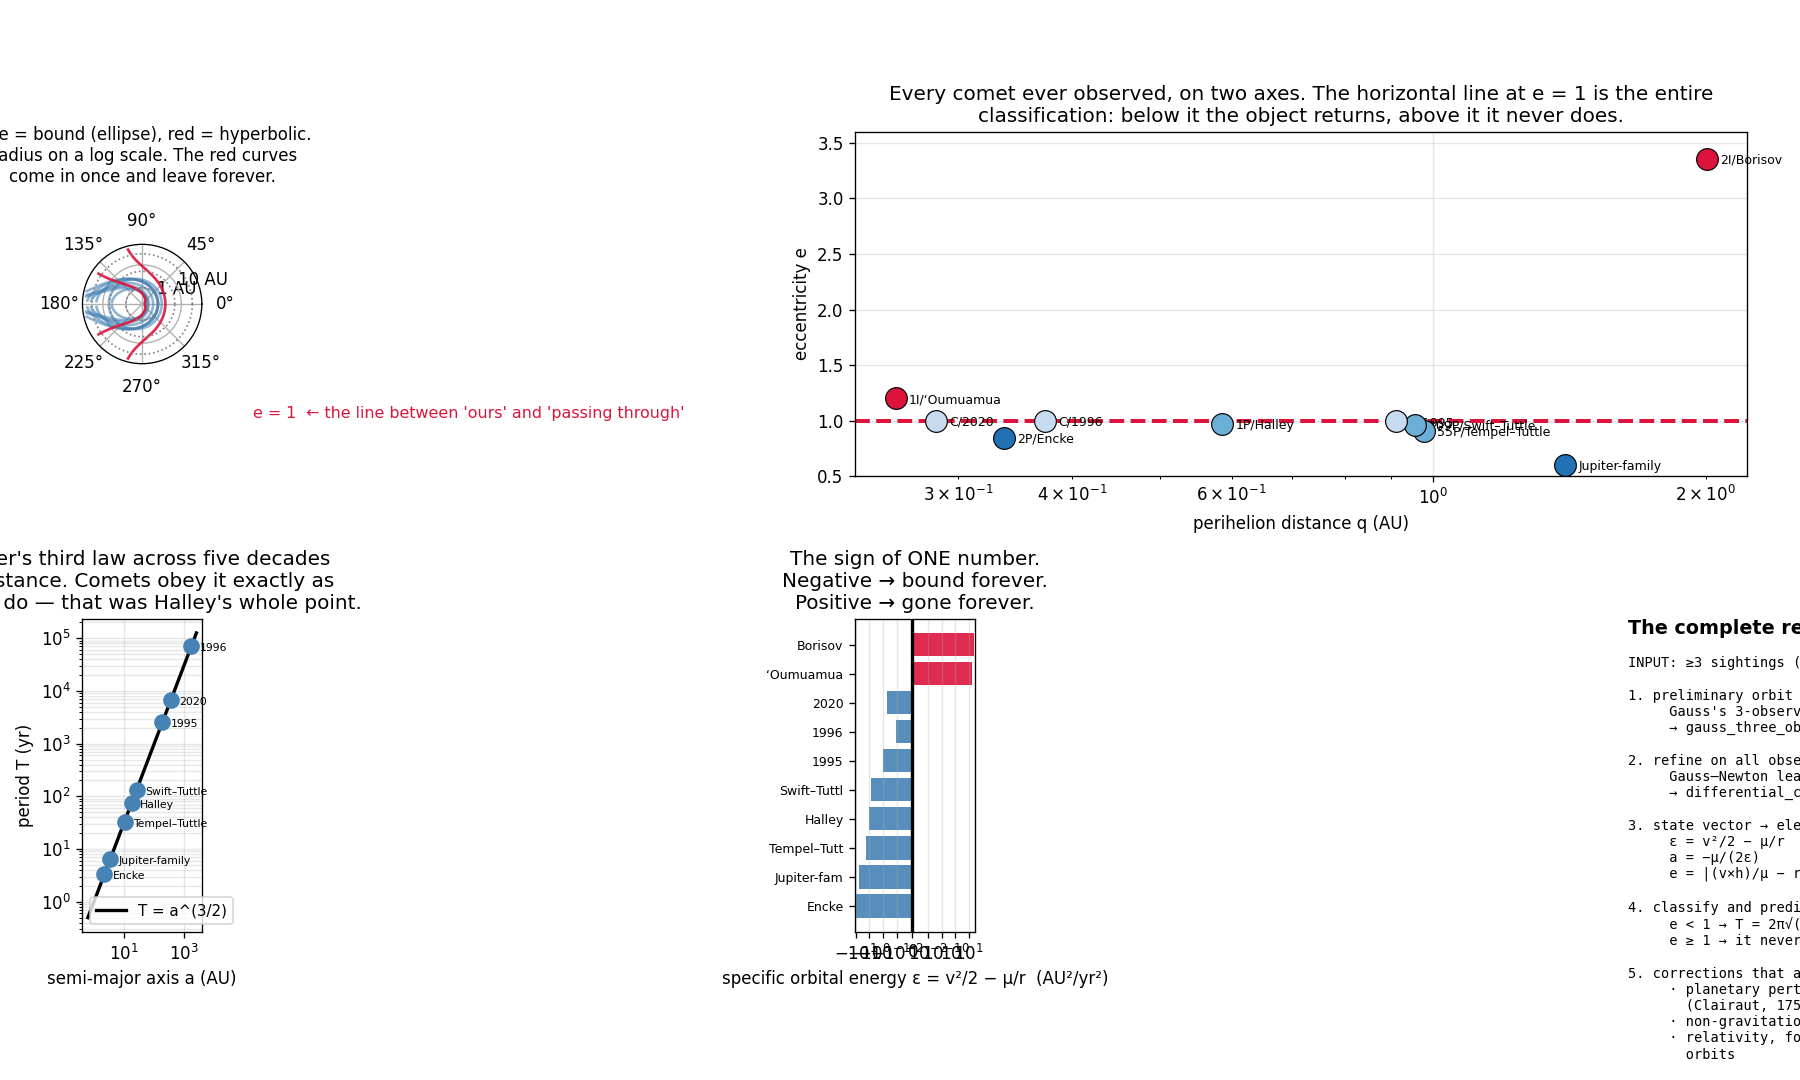

Reproduce this figure in Python.
"""The general recipe: given a state vector, classify any comet and predict its return.

gauss_three_observations.py turns sightings into a state vector (r, v).
differential_correction.py polishes it. This script is what you do next, and it is
the same three lines for every object in the solar system, from a grain of dust to
an interstellar visitor:

    ε = v²/2 − μ/r                 specific orbital energy
    a = −μ/(2ε)                    semi-major axis  (negative ⇒ unbound)
    e = |(v×h)/μ − r̂|              eccentricity vector magnitude

and then the single question that decides everything:

    e < 1   ellipse    → it comes back, with period T = 2π√(a³/μ)
    e = 1   parabola   → marginally unbound, the boundary case
    e > 1   hyperbola  → it never comes back; it was never bound to the Sun

The sign of one number separates "a member of the solar system" from "a visitor
passing through". In 2017 that number came out greater than 1 for the first time —
1I/ʻOumuamua, e = 1.20 — and a category of object that had been hypothetical since
the 1970s became real. 2I/Borisov followed in 2019 at e = 3.36, unmistakably
interstellar.

    phenomenon:   comets return on wildly different schedules, or never
    simulation:   real orbital elements for a dozen well-known comets
    dissection:   compute ε, a, e, T from a state vector, with autograd for dT/da
    formula:      T = 2π√(a³/μ) for e < 1, and nothing at all for e ≥ 1.
"""
from pathlib import Path

import matplotlib.pyplot as plt
import numpy as np
import torch

MU = 4 * np.pi**2                  # AU³/yr², heliocentric


def elements_from_state(r_vec, v_vec, mu=MU):
    """The whole recipe. Works for bound and unbound orbits alike."""
    r = torch.linalg.norm(r_vec)
    v = torch.linalg.norm(v_vec)
    energy = v**2 / 2 - mu / r                              # specific orbital energy
    a = -mu / (2 * energy)                                  # negative if unbound
    h = torch.linalg.cross(r_vec, v_vec)
    e_vec = torch.linalg.cross(v_vec, h) / mu - r_vec / r
    e = torch.linalg.norm(e_vec)
    return energy, a, e


def period_of(a, e, mu=MU):
    """T = 2π√(a³/μ), and nothing at all if the orbit is not closed."""
    if float(e) >= 1.0 or float(a) <= 0:
        return float("inf")
    return float(2 * np.pi * torch.sqrt(a**3 / mu))


# --- check the machinery against a known case before trusting it ---
# Halley at perihelion: q = 0.586 AU, and the vis-viva speed there.
A_H, E_H = 17.834, 0.96714
q_h = A_H * (1 - E_H)
v_peri = np.sqrt(MU * (1 + E_H) / q_h)
r_test = torch.tensor([q_h, 0.0, 0.0], dtype=torch.float64)
v_test = torch.tensor([0.0, v_peri, 0.0], dtype=torch.float64)
eps, a_rec, e_rec = elements_from_state(r_test, v_test)
print("Sanity check — feed Halley's perihelion state into the recipe:")
print(f"  input:  r = {q_h:.4f} AU, v = {v_peri:.4f} AU/yr")
print(f"  ε = v²/2 − μ/r = {float(eps):+.6f} AU²/yr²   (negative ⇒ bound)")
print(f"  a = −μ/(2ε)    = {float(a_rec):.4f} AU   (truth {A_H})")
print(f"  e              = {float(e_rec):.5f}       (truth {E_H})")
print(f"  T = 2π√(a³/μ)  = {period_of(a_rec, e_rec):.3f} yr\n")

# --- the zoo: real objects, real elements ---
# (name, a in AU (negative for hyperbolic), e, observed period in yr or None, note)
COMETS = [
    ("2P/Encke",            2.2183, 0.84833,   3.30, "shortest known period"),
    ("Jupiter-family typ.", 3.5000, 0.60000,   6.55, "captured by Jupiter"),
    ("55P/Tempel–Tuttle",  10.3370, 0.90551,  33.24, "parent of the Leonid meteors"),
    ("1P/Halley",          17.8340, 0.96714,  75.32, "the one that started it"),
    ("109P/Swift–Tuttle",  26.0920, 0.96335, 133.28, "parent of the Perseids"),
    ("C/1995 O1 Hale–Bopp", 186.00, 0.99510,  2533., "naked-eye for 18 months"),
    ("C/1996 B2 Hyakutake", 1700.0, 0.99978,  70000., "long-period, from the Oort cloud"),
    ("C/2020 F3 NEOWISE",   358.50, 0.99921,  6800., "the 2020 naked-eye comet"),
    ("1I/ʻOumuamua",       -1.2723, 1.20113,   None, "INTERSTELLAR — first ever, 2017"),
    ("2I/Borisov",         -0.8510, 3.35640,   None, "INTERSTELLAR — 2019, clearly a comet"),
]

print("The zoo. One formula, applied to everything:")
print("  object                    a (AU)      e       q (AU)    T computed    class")
rows = []
for name, a, e, T_obs, note in COMETS:
    at = torch.tensor(a, dtype=torch.float64)
    et = torch.tensor(e, dtype=torch.float64)
    q = a * (1 - e)                        # works for hyperbolic too: a<0, 1-e<0
    T = period_of(at, et)
    if e < 1:
        cls = ("Jupiter-family" if T < 20 else
               "Halley-type" if T < 200 else "long-period")
    else:
        cls = "HYPERBOLIC"
    Tstr = f"{T:10.2f} yr" if np.isfinite(T) else "     never"
    rows.append((name, a, e, q, T, cls, T_obs, note))
    print(f"  {name:24s} {a:8.2f}  {e:.5f}   {q:6.3f}  {Tstr}   {cls}")

print("\n  Verification against the observed periods:")
print("  object                    T computed     T observed     error")
for name, a, e, q, T, cls, T_obs, note in rows:
    if T_obs is None:
        print(f"  {name:24s}      never       never returns   —")
    else:
        print(f"  {name:24s} {T:11.2f}   {T_obs:11.2f}    {100*(T-T_obs)/T_obs:+7.2f}%")
print()
print("  Kepler's third law, unchanged since 1618, still predicting return dates for")
print("  objects Kepler could not have imagined — including two that are not from here.\n")

# --- the boundary: how close to e = 1 do you have to measure? ---
print("HOW HARD IS THE INTERSTELLAR CALL? The whole claim rests on e > 1.")
print("  Many long-period comets have e = 0.9999-something. Deciding whether a comet")
print("  is bound requires distinguishing e = 0.99999 from e = 1.00001.\n")
print("   object            e            a (AU)        aphelion (AU)   bound?")
for name, e_val in [("typical Oort comet", 0.99995), ("Hyakutake", 0.99978),
                    ("borderline", 0.999999), ("1I/ʻOumuamua", 1.20113),
                    ("2I/Borisov", 3.35640)]:
    if e_val < 1:
        # for a near-parabolic comet with q ~ 1 AU
        a_v = 1.0 / (1 - e_val)
        print(f"   {name:18s} {e_val:.6f}   {a_v:12.1f}   {a_v*(1+e_val):13.1f}   yes")
    else:
        print(f"   {name:18s} {e_val:.6f}   {'unbound':>12s}   {'—':>13s}   NO")
print()
print("  A comet with e = 0.99999 and q = 1 AU has an aphelion 200 000 AU out and a")
print("  period of 45 million years. It is still, technically, ours. ʻOumuamua's")
print("  e = 1.20 was measured to about ±0.002 — far enough above 1 to be certain,")
print("  and that certainty is what made it a discovery rather than a curiosity.\n")

# --- sensitivity of the return date, by autograd ---
print("HOW PRECISELY MUST a BE KNOWN? (autograd on T = 2π√(a³/μ))")
print("  object                a (AU)     dT/da (yr/AU)   δa for a 1-month error")
for name, a, e, T_obs, note in COMETS:
    if e >= 1:
        continue
    at = torch.tensor(a, dtype=torch.float64, requires_grad=True)
    T = 2 * np.pi * torch.sqrt(at**3 / MU)
    T.backward()
    dTda = float(at.grad)
    da_month = (1 / 12) / dTda
    print(f"  {name:24s} {a:7.2f}   {dTda:12.3f}   {da_month:12.2e} AU")
print()
print("  Encke's period is so short that its semi-major axis must be known to 10⁻⁵ AU")
print("  to place its return within a month; Hale-Bopp's tolerance is 10⁻³ AU but its")
print("  return is 2500 years away, so nobody will check. The precision you need is")
print("  set entirely by how far ahead you are trying to predict.")
print()
print("  And for very active comets there is a floor no amount of astrometry beats:")
print("  outgassing jets push the nucleus around. Encke's period drifts by hours per")
print("  orbit from this alone, and Halley's by a few days — a non-gravitational")
print("  acceleration that has to be fitted as extra free parameters. The comet is")
print("  not quite a point mass, and it knows it.")

# --- visualization ---
fig = plt.figure(figsize=(15, 9))
gs = fig.add_gridspec(2, 3, height_ratios=[1.1, 1])

# Panel 1: the orbits, log-radial
ax = fig.add_subplot(gs[0, 0], projection="polar")
nu = np.linspace(-np.pi * 0.98, np.pi * 0.98, 600)
for name, a, e, T_obs, note in COMETS:
    p = a * (1 - e**2)
    r = p / (1 + e * np.cos(nu))
    m = (r > 0) & (r < 60)
    ax.plot(nu[m], np.log10(r[m]), lw=1.6,
            color="crimson" if e >= 1 else "steelblue",
            alpha=0.9 if e >= 1 else 0.6)
for a_p, nm in [(1.0, "Earth"), (5.2, "Jupiter"), (30.1, "Neptune")]:
    ax.plot(np.linspace(0, 2 * np.pi, 100), np.full(100, np.log10(a_p)),
            color="gray", ls=":", lw=1)
ax.set_rticks([0, 1]); ax.set_yticklabels(["1 AU", "10 AU"])
ax.set_title("Blue = bound (ellipse), red = hyperbolic.\nRadius on a log scale. "
             "The red curves\ncome in once and leave forever.", pad=18, fontsize=10)

# Panel 2: the classification plane
ax = fig.add_subplot(gs[0, 1:])
for name, a, e, q, T, cls, T_obs, note in rows:
    col = {"Jupiter-family": "#2171b5", "Halley-type": "#6baed6",
           "long-period": "#c6dbef", "HYPERBOLIC": "crimson"}[cls]
    ax.scatter(q, e, s=170, color=col, edgecolors="k", lw=0.7, zorder=5)
    ax.annotate(name.split()[0], (q, e), fontsize=7.5, xytext=(8, -3),
                textcoords="offset points")
ax.axhline(1.0, color="crimson", lw=2.4, ls="--")
ax.text(0.05, 1.02, "e = 1  ← the line between 'ours' and 'passing through'",
        fontsize=9.5, color="crimson")
ax.set_xscale("log")
ax.set_xlabel("perihelion distance q (AU)")
ax.set_ylabel("eccentricity e")
ax.set_ylim(0.5, 3.6)
ax.set_title("Every comet ever observed, on two axes. The horizontal line at e = 1 is "
             "the entire\nclassification: below it the object returns, above it "
             "it never does.")
ax.grid(alpha=0.3)

# Panel 3: T vs a, Kepler III again
ax = fig.add_subplot(gs[1, 0])
aa = np.logspace(-0.2, 3.4, 200)
ax.loglog(aa, aa**1.5, color="black", lw=2, label="T = a^(3/2)")
for name, a, e, q, T, cls, T_obs, note in rows:
    if np.isfinite(T):
        ax.plot(a, T, "o", ms=9, color="steelblue")
        ax.annotate(name.split("/")[-1].split()[0], (a, T), fontsize=6.5,
                    xytext=(5, -3), textcoords="offset points")
ax.set_xlabel("semi-major axis a (AU)")
ax.set_ylabel("period T (yr)")
ax.set_title("Kepler's third law across five decades\nof distance. Comets obey it "
             "exactly as\nplanets do — that was Halley's whole point.")
ax.legend(fontsize=9)
ax.grid(alpha=0.3, which="both")

# Panel 4: energy is what decides
ax = fig.add_subplot(gs[1, 1])
names, energies, cols = [], [], []
for name, a, e, T_obs, note in COMETS:
    q = a * (1 - e)
    v_p = np.sqrt(MU * (1 + e) / q)
    eps_v = v_p**2 / 2 - MU / q
    names.append(name.split("/")[-1].split()[0][:11])
    energies.append(eps_v)
    cols.append("crimson" if e >= 1 else "steelblue")
ax.barh(names, energies, color=cols, alpha=0.9)
ax.axvline(0, color="black", lw=2)
ax.set_xlabel("specific orbital energy ε = v²/2 − μ/r  (AU²/yr²)")
ax.set_xscale("symlog", linthresh=1e-2)
ax.set_title("The sign of ONE number.\nNegative → bound forever.\nPositive → gone "
             "forever.")
ax.tick_params(axis="y", labelsize=7.5)
ax.grid(alpha=0.3, axis="x")

# Panel 5: the recipe
ax = fig.add_subplot(gs[1, 2])
ax.axis("off")
ax.text(0.0, 1.0, "The complete recipe", fontsize=11.5, weight="bold", va="top")
ax.text(0.0, 0.88, (
    "INPUT: ≥3 sightings (RA, Dec, time)\n\n"
    "1. preliminary orbit\n"
    "     Gauss's 3-observation method\n"
    "     → gauss_three_observations.py\n\n"
    "2. refine on all observations\n"
    "     Gauss–Newton least squares\n"
    "     → differential_correction.py\n\n"
    "3. state vector → elements\n"
    "     ε = v²/2 − μ/r\n"
    "     a = −μ/(2ε)\n"
    "     e = |(v×h)/μ − r̂|\n\n"
    "4. classify and predict\n"
    "     e < 1 → T = 2π√(a³/μ)\n"
    "     e ≥ 1 → it never returns\n\n"
    "5. corrections that actually matter\n"
    "     · planetary perturbations\n"
    "       (Clairaut, 1757: 618 days!)\n"
    "     · non-gravitational outgassing\n"
    "     · relativity, for Mercury-like\n"
    "       orbits            → ch05\n\n"
    "This is what the Minor Planet Center\n"
    "runs on every new object, nightly."),
    fontsize=8.2, va="top", family="monospace")

plt.tight_layout()
out = Path(__file__).with_suffix(".png")
plt.savefig(out, dpi=120)
print(f"\nSaved: {out}")
